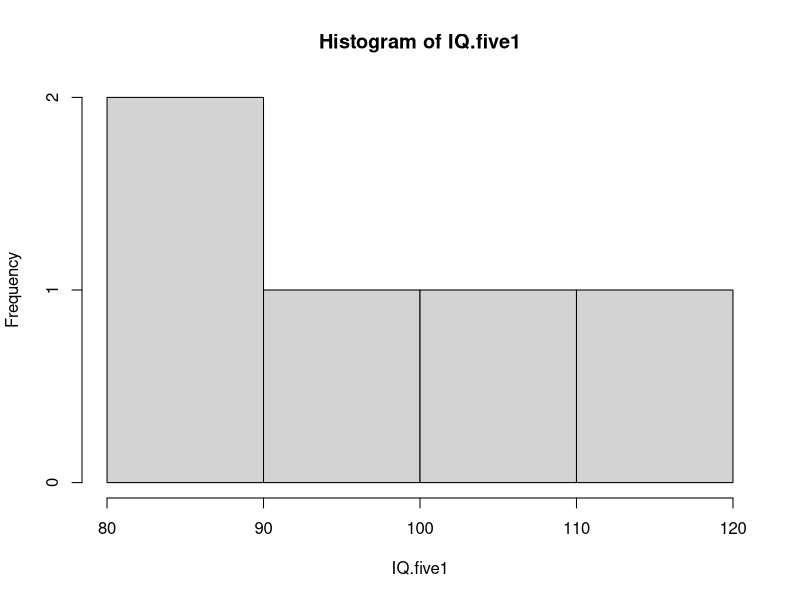
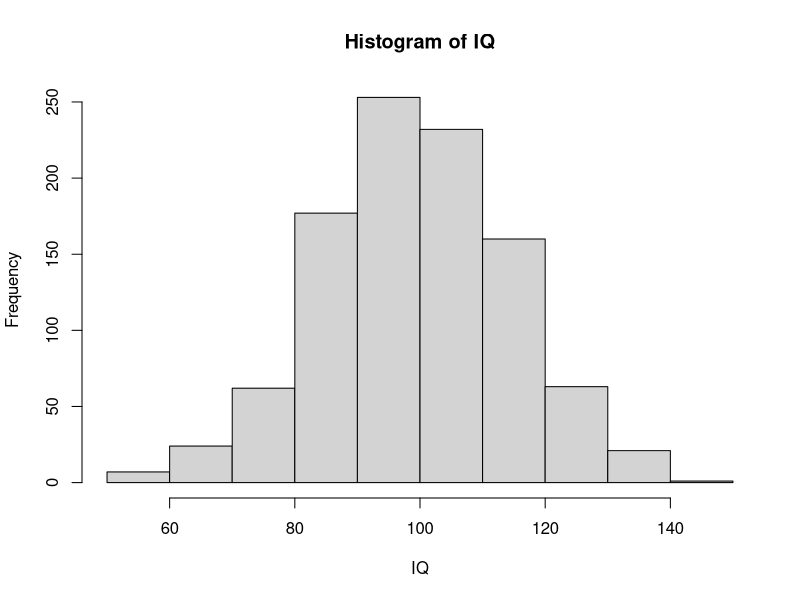
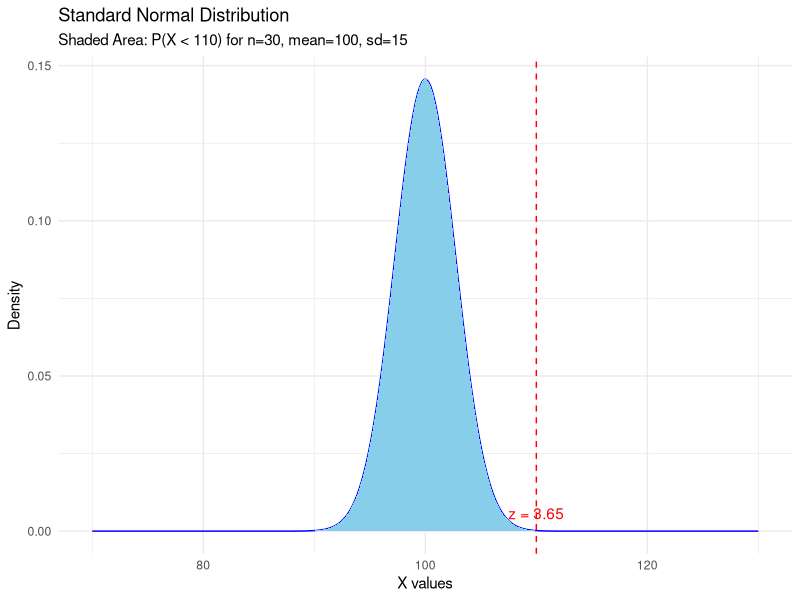
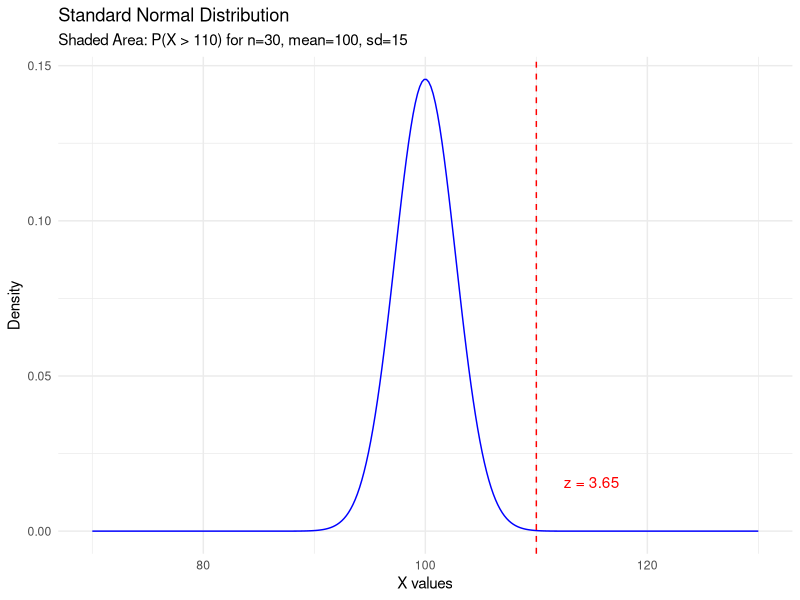
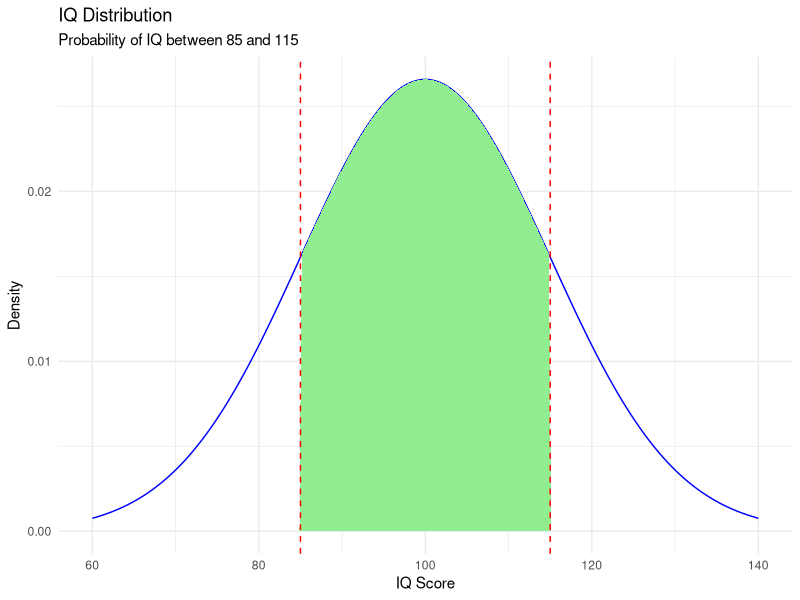

Write R code to recreate these figures, in order.
## ---- chunk 1
# Lets make fake IQ scores
set.seed(178)
IQ <- rnorm(n=1000, mean=100, sd=15) # generate IQ scores
IQ <- round(IQ) # IQs are whole numbers

summary(IQ)
## ---- chunk 2
# let's now have 5 samples out of this
IQ.five1 <- round(rnorm(5, mean = 100, sd=15))
IQ.five2 <- round(rnorm(5, mean = 100, sd=15))
IQ.five3 <- round(rnorm(5, mean = 100, sd=15))
IQ.five4 <- round(rnorm(5, mean = 100, sd=15))
IQ.five5 <- round(rnorm(5, mean = 100, sd=15))

replication <- as.data.frame(rbind(IQ.five1, IQ.five2, IQ.five3, IQ.five4, IQ.five5))
replication$mean <-  apply(replication[,-1], 1, mean) # add rowwise mean 
replication
## ---- chunk 3
hist(IQ.five1)
hist(IQ)
## ---- chunk 4
IQ.2 <- round(rnorm(10000, mean = 100, sd=15))
sample1 <- sample(IQ.2,10)
mean1 <- mean(sample1)
sample2 <- sample(IQ.2,10)
mean2 <- mean(sample2)
sample3 <- sample(IQ.2,10)
mean3 <- mean(sample3)
sample4 <- sample(IQ.2,10)
mean4 <- mean(sample4)
sample5 <- sample(IQ.2,10)
mean5 <- mean(sample5)
sample6 <- sample(IQ.2,10)
mean6 <- mean(sample6)
sample7 <- sample(IQ.2,10)
mean7 <- mean(sample7)
sample8 <- sample(IQ.2,10)
mean8 <- mean(sample8)
sample9 <- sample(IQ.2,10)
mean9 <- mean(sample9)
sample10 <- sample(IQ.2,10)
mean10 <- mean(sample10)
sample11 <- sample(IQ.2,10)
mean11 <- mean(sample11)
sample12 <- sample(IQ.2,10)
mean12 <- mean(sample12)
sample13 <- sample(IQ.2,10)
mean13 <- mean(sample13)
sample14 <- sample(IQ.2,10)
mean14 <- mean(sample14)
sample15 <- sample(IQ.2,10)
mean15 <- mean(sample15)
sample16 <- sample(IQ.2,10)
mean16 <- mean(sample16)
sample17 <- sample(IQ.2,10)
mean17 <- mean(sample17)
sample18 <- sample(IQ.2,10)
mean18 <- mean(sample18)
sample19 <- sample(IQ.2,10)
mean19 <- mean(sample19)
sample20 <- sample(IQ.2,10)
mean20 <- mean(sample20)
sample21 <- sample(IQ.2,10)
mean21 <- mean(sample21)
sample22 <- sample(IQ.2,10)
mean22 <- mean(sample22)
sample23 <- sample(IQ.2,10)
mean23 <- mean(sample23)
sample24 <- sample(IQ.2,10)
mean24 <- mean(sample24)
sample25 <- sample(IQ.2,10)
mean25 <- mean(sample25)
sample26 <- sample(IQ.2,10)
mean26 <- mean(sample26)
sample27 <- sample(IQ.2,10)
mean27 <- mean(sample27)
sample28 <- sample(IQ.2,10)
mean28 <- mean(sample28)
sample29 <- sample(IQ.2,10)
mean29 <- mean(sample29)
sample30 <- sample(IQ.2,10)
mean30 <- mean(sample30)

(mean1+mean2+mean3+mean4+mean5+mean6+mean7+mean8+mean9+mean10+mean11+mean12+mean13+mean14+mean15+mean16+mean17+mean18+mean19+mean20+mean21+mean22+mean23+mean24+mean25+mean26+mean27+mean28+mean29+mean30)/30
## ---- chunk 5
# Let's recall IQ score data we have cretaed

# Point Estimation
mean_est <- mean(IQ) # Mean IQ score
sd_est <- sd(IQ) # Standard deviation of IQ scores

# Probability calculation for if a student has 89 IQ score among this sample
prob <- pnorm(89, mean=mean_est, sd=sd_est)

# Print result
print(paste("The probability of a random student having an IQ of 89 or less is:", prob))


## ---- chunk 6
# it is much easier if you use pnorm function, yet z-score functions works too! 
z_score <- function(x,y,s) {
 (x-y)/s
} 
z_score_est <- z_score(89,mean_est,sd_est)
prob <- pnorm(z_score_est)

# Print result
print(paste("The probability of a random student having an IQ of 89 or less is:", prob))
## ---- chunk 7
# True population parameters
mu <- 100
sigma <- 15

# Calculate the probability that a random variable X is less than 110
prob <- pnorm(110, mean=mu, sd=sigma)

# Print the result
print(paste("The probability that X < 110 is:", prob))
## ---- chunk 8
# Create  a sample of 30 data points that are normally distributed with a mean (mean) of 100 and a standard deviation (sd) of 15.
data <- rnorm(n=30, mean=100, sd=15)

# Calculate the sample mean and standard deviation
x_bar <- mean(data)
s <- sd(data)

# Calculate the z-score for a value of 110
z <- (110 - x_bar) / (s / sqrt(length(data)))

# Calculate the probability that the sample mean is less than 110
prob <- pnorm(z)

# Print the result
print(paste("The probability that the sample mean < 110 is:", prob))
## ---- chunk 9
# Load necessary library
if(!require(ggplot2)) install.packages("ggplot2", dependencies=TRUE)
library(ggplot2)

# Define the parameters
mean <- 100
sd <- 15
n <- 30
value <- 110

# Calculate z-score
z <- (value - mean) / (sd / sqrt(n))

# Create data for the plot
x <- seq(70, 130, length.out=300)
y <- dnorm(x, mean=mean, sd=sd/sqrt(n))

# Create the plot
ggplot(data=NULL, aes(x=x)) +
  geom_line(aes(y=y), color="blue") +  # Normal distribution curve
  geom_area(aes(y=ifelse(x <= value, y, 0)), fill="skyblue") +  # Shaded area for probability
  geom_vline(xintercept=value, linetype="dashed", color="red") +  # Line at x = 110
  labs(title="Standard Normal Distribution",
       subtitle=sprintf("Shaded Area: P(X < %s) for n=%s, mean=%s, sd=%s", value, n, mean, sd),
       x="X values",
       y="Density") +
  theme_minimal() +
  annotate("text", x=value, y=0, label=sprintf("z = %.2f", z), vjust=-1, color="red")  # Label the z-score

# Print the z-score and probability less than 110
cat("Z-Score:", z, "\n")
prob <- pnorm(z)  # Probability calculation using the z-score
cat("The probability that the sample mean < 110 is:", prob, "\n")
## ---- chunk 10

# Calculate the probability that a standard normal random variable is greater than z
prob <- 1 - pnorm(z)

# Print the result
print(paste("The probability that a standard normal random variable is greater than", z, "is:", prob))

## ---- chunk 11
# Load necessary library
if(!require(ggplot2)) install.packages("ggplot2", dependencies=TRUE)
library(ggplot2)

# Define the parameters
mean <- 100
sd <- 15
n <- 30
value <- 110

# Calculate z-score
z <- (value - mean) / (sd / sqrt(n))

# Create data for the plot
x <- seq(70, 130, length.out=300)
y <- dnorm(x, mean=mean, sd=sd/sqrt(n))

# Create the plot
ggplot(data=NULL, aes(x=x)) +
  geom_line(aes(y=y), color="blue") +  # Normal distribution curve
  geom_area(aes(y=ifelse(x >= value, y, 0)), fill="orange") +  # Shaded area for probability greater than 110
  geom_vline(xintercept=value, linetype="dashed", color="red") +  # Line at x = 110
  labs(title="Standard Normal Distribution",
       subtitle=sprintf("Shaded Area: P(X > %s) for n=%s, mean=%s, sd=%s", value, n, mean, sd),
       x="X values",
       y="Density") +
  theme_minimal() +
  annotate("text", x=value+5, y=0.01, label=sprintf("z = %.2f", z), vjust=-1, color="red")  # Label the z-score

# Print the z-score and probability greater than 110
cat("Z-Score:", z, "\n")
prob <- 1 - pnorm(z)  # Probability calculation for greater than using the z-score
cat("The probability that the sample mean > 110 is:", prob, "\n")

## ---- chunk 12

# Interval Estimation
alpha <- 0.05 # significance level for a 95% confidence interval
error <- qnorm(1 - alpha/2) * sd_est/sqrt(length(IQ)) # margin of error

lower_bound <- mean_est - error # lower bound of the confidence interval
upper_bound <- mean_est + error # upper bound of the confidence interval


# Print results
print(paste("95% Confidence Interval for Mean IQ: (", lower_bound, ",", upper_bound, ")"))

## ---- chunk 13
# having 89
having_89 <- pnorm(89, mean_est, sd_est)
having_101 <- pnorm(101, mean_est, sd_est)

# print 
cat("The chance for having a random pick between 89 and 101 is:",  having_101 - having_89)
## ---- chunk 14
# Load necessary library
if(!require(ggplot2)) install.packages("ggplot2", dependencies=TRUE)
library(ggplot2)

# Define IQ parameters
mean_IQ <- 100
sd_IQ <- 15

# Define the IQ range for the interval
lower_bound <- 85
upper_bound <- 115

# Calculate z-scores for the bounds
z_lower <- (lower_bound - mean_IQ) / sd_IQ
z_upper <- (upper_bound - mean_IQ) / sd_IQ

# Calculate the probabilities
prob_lower <- pnorm(z_lower)  # P(X < 85)
prob_upper <- pnorm(z_upper)  # P(X < 115)
prob_interval <- prob_upper - prob_lower  # P(85 < X < 115)

# Create data for plotting
x <- seq(60, 140, length.out=300)
y <- dnorm(x, mean=mean_IQ, sd=sd_IQ)

# Create the plot
ggplot(data=NULL, aes(x=x)) +
  geom_line(aes(y=y), color="blue") +  # Normal distribution curve
  geom_area(aes(y=ifelse(x >= lower_bound & x <= upper_bound, y, 0)), fill="lightgreen") +  # Shaded area for interval
  geom_vline(xintercept=lower_bound, linetype="dashed", color="red") +  # Line at lower bound
  geom_vline(xintercept=upper_bound, linetype="dashed", color="red") +  # Line at upper bound
  labs(title="IQ Distribution",
       subtitle=sprintf("Probability of IQ between %s and %s", lower_bound, upper_bound),
       x="IQ Score",
       y="Density") +
  theme_minimal()

# Print the probability result
cat(sprintf("The probability that a randomly selected student's IQ is between %s and %s is approximately %.4f", 
            lower_bound, upper_bound, prob_interval))

